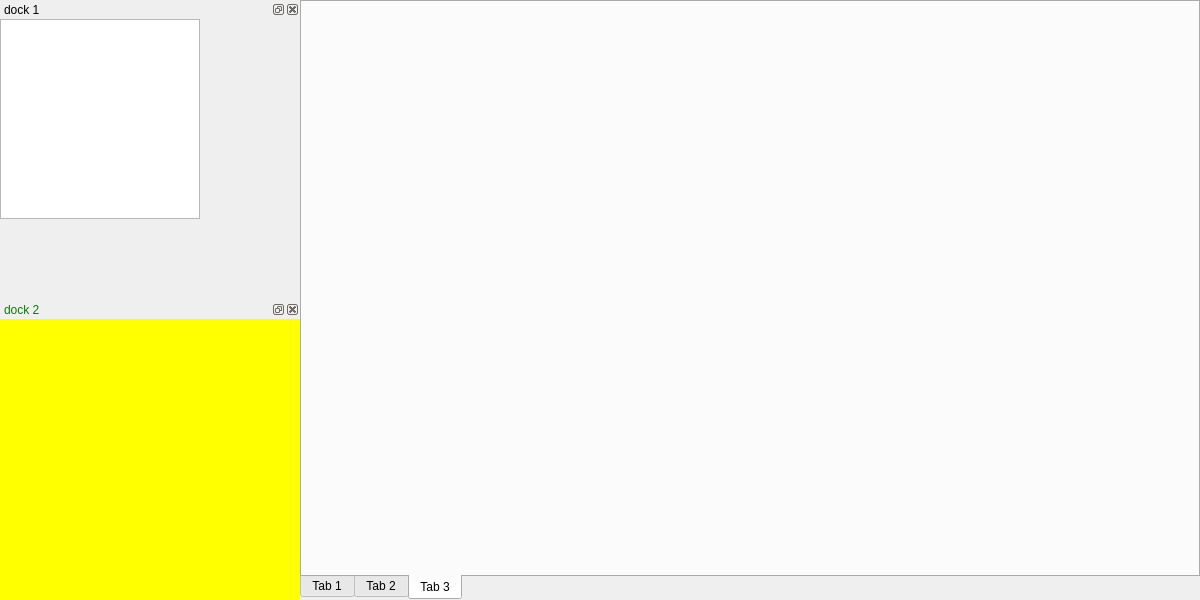
<?xml version="1.0" encoding="UTF-8"?>
<ui version="4.0">
 <class>MainWindow</class>
 <widget class="QMainWindow" name="MainWindow">
  <property name="geometry">
   <rect>
    <x>0</x>
    <y>0</y>
    <width>1200</width>
    <height>600</height>
   </rect>
  </property>
  <property name="windowTitle">
   <string>MainWindow</string>
  </property>
  <property name="autoFillBackground">
   <bool>true</bool>
  </property>
  <widget class="QWidget" name="centralWidget">
   <widget class="QDockWidget" name="dockWidget_3">
    <property name="geometry">
     <rect>
      <x>0</x>
      <y>300</y>
      <width>300</width>
      <height>300</height>
     </rect>
    </property>
    <property name="autoFillBackground">
     <bool>false</bool>
    </property>
    <property name="styleSheet">
     <string notr="true">color: green;
background-color: yellow;</string>
    </property>
    <property name="floating">
     <bool>false</bool>
    </property>
    <property name="allowedAreas">
     <set>Qt::AllDockWidgetAreas</set>
    </property>
    <property name="windowTitle">
     <string notr="true" extracomment="lalala comment">dock 2</string>
    </property>
    <widget class="QWidget" name="dockWidgetContents_6"/>
   </widget>
   <widget class="QTabWidget" name="tabWidget">
    <property name="geometry">
     <rect>
      <x>300</x>
      <y>0</y>
      <width>900</width>
      <height>600</height>
     </rect>
    </property>
    <property name="tabPosition">
     <enum>QTabWidget::South</enum>
    </property>
    <property name="tabShape">
     <enum>QTabWidget::Rounded</enum>
    </property>
    <property name="currentIndex">
     <number>2</number>
    </property>
    <widget class="QWidget" name="tab">
     <attribute name="title">
      <string>Tab 1</string>
     </attribute>
    </widget>
    <widget class="QWidget" name="tab_2">
     <attribute name="title">
      <string>Tab 2</string>
     </attribute>
    </widget>
    <widget class="QWidget" name="tab_3">
     <attribute name="title">
      <string>Tab 3</string>
     </attribute>
    </widget>
   </widget>
   <widget class="QDockWidget" name="dockWidget_2">
    <property name="geometry">
     <rect>
      <x>0</x>
      <y>0</y>
      <width>300</width>
      <height>300</height>
     </rect>
    </property>
    <property name="allowedAreas">
     <set>Qt::AllDockWidgetAreas</set>
    </property>
    <property name="windowTitle">
     <string>dock 1</string>
    </property>
    <widget class="QWidget" name="dockWidgetContents_3">
     <widget class="QTreeView" name="treeView">
      <property name="geometry">
       <rect>
        <x>0</x>
        <y>0</y>
        <width>200</width>
        <height>200</height>
       </rect>
      </property>
     </widget>
    </widget>
   </widget>
  </widget>
 </widget>
 <layoutdefault spacing="6" margin="11"/>
 <resources/>
 <connections/>
</ui>
